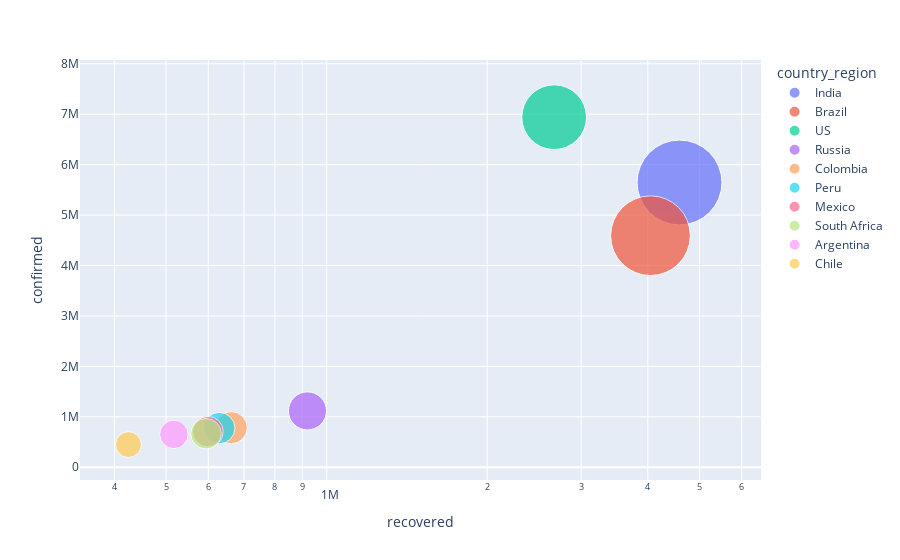

Notebook cell for this chart:
### Code cell
#Active Cases
top_10_recovered = country_df.sort_values(by="recovered", ascending=False).head(10)
fig = px.scatter(top_10_recovered, 
                 x="recovered", y="confirmed",size="recovered", color="country_region",
                 hover_name="country_region", log_x=True, size_max=60)
fig.show()

### Figure 1 — Plotly figure (JSON) as saved in the notebook; plotly's stock layout.template omitted (floating-point values rounded to 4 significant figures)
{"data": [{"hovertemplate": "<b>%{hovertext}</b><br><br>country_region=India<br>recovered=%{marker.size}<br>confirmed=%{y}<extra></extra>", "hovertext": ["India"], "legendgroup": "India", "marker": {"color": "#636efa", "size": [4587613], "sizemode": "area", "sizeref": 1274.0, "symbol": "circle"}, "mode": "markers", "name": "India", "orientation": "v", "showlegend": true, "type": "scatter", "x": [4587613], "xaxis": "x", "y": [5646010], "yaxis": "y"}, {"hovertemplate": "<b>%{hovertext}</b><br><br>country_region=Brazil<br>recovered=%{marker.size}<br>confirmed=%{y}<extra></extra>", "hovertext": ["Brazil"], "legendgroup": "Brazil", "marker": {"color": "#EF553B", "size": [4046827], "sizemode": "area", "sizeref": 1274.0, "symbol": "circle"}, "mode": "markers", "name": "Brazil", "orientation": "v", "showlegend": true, "type": "scatter", "x": [4046827], "xaxis": "x", "y": [4591364], "yaxis": "y"}, {"hovertemplate": "<b>%{hovertext}</b><br><br>country_region=US<br>recovered=%{marker.size}<br>confirmed=%{y}<extra></extra>", "hovertext": ["US"], "legendgroup": "US", "marker": {"color": "#00cc96", "size": [2670256], "sizemode": "area", "sizeref": 1274.0, "symbol": "circle"}, "mode": "markers", "name": "US", "orientation": "v", "showlegend": true, "type": "scatter", "x": [2670256], "xaxis": "x", "y": [6940721], "yaxis": "y"}, {"hovertemplate": "<b>%{hovertext}</b><br><br>country_region=Russia<br>recovered=%{marker.size}<br>confirmed=%{y}<extra></extra>", "hovertext": ["Russia"], "legendgroup": "Russia", "marker": {"color": "#ab63fa", "size": [920602], "sizemode": "area", "sizeref": 1274.0, "symbol": "circle"}, "mode": "markers", "name": "Russia", "orientation": "v", "showlegend": true, "type": "scatter", "x": [920602], "xaxis": "x", "y": [1117487], "yaxis": "y"}, {"hovertemplate": "<b>%{hovertext}</b><br><br>country_region=Colombia<br>recovered=%{marker.size}<br>confirmed=%{y}<extra></extra>", "hovertext": ["Colombia"], "legendgroup": "Colombia", "marker": {"color": "#FFA15A", "size": [662277], "sizemode": "area", "sizeref": 1274.0, "symbol": "circle"}, "mode": "markers", "name": "Colombia", "orientation": "v", "showlegend": true, "type": "scatter", "x": [662277], "xaxis": "x", "y": [784268], "yaxis": "y"}, {"hovertemplate": "<b>%{hovertext}</b><br><br>country_region=Peru<br>recovered=%{marker.size}<br>confirmed=%{y}<extra></extra>", "hovertext": ["Peru"], "legendgroup": "Peru", "marker": {"color": "#19d3f3", "size": [629094], "sizemode": "area", "sizeref": 1274.0, "symbol": "circle"}, "mode": "markers", "name": "Peru", "orientation": "v", "showlegend": true, "type": "scatter", "x": [629094], "xaxis": "x", "y": [776546], "yaxis": "y"}, {"hovertemplate": "<b>%{hovertext}</b><br><br>country_region=Mexico<br>recovered=%{marker.size}<br>confirmed=%{y}<extra></extra>", "hovertext": ["Mexico"], "legendgroup": "Mexico", "marker": {"color": "#FF6692", "size": [598953], "sizemode": "area", "sizeref": 1274.0, "symbol": "circle"}, "mode": "markers", "name": "Mexico", "orientation": "v", "showlegend": true, "type": "scatter", "x": [598953], "xaxis": "x", "y": [705263], "yaxis": "y"}, {"hovertemplate": "<b>%{hovertext}</b><br><br>country_region=South Africa<br>recovered=%{marker.size}<br>confirmed=%{y}<extra></extra>", "hovertext": ["South Africa"], "legendgroup": "South Africa", "marker": {"color": "#B6E880", "size": [594229], "sizemode": "area", "sizeref": 1274.0, "symbol": "circle"}, "mode": "markers", "name": "South Africa", "orientation": "v", "showlegend": true, "type": "scatter", "x": [594229], "xaxis": "x", "y": [665188], "yaxis": "y"}, {"hovertemplate": "<b>%{hovertext}</b><br><br>country_region=Argentina<br>recovered=%{marker.size}<br>confirmed=%{y}<extra></extra>", "hovertext": ["Argentina"], "legendgroup": "Argentina", "marker": {"color": "#FF97FF", "size": [517228], "sizemode": "area", "sizeref": 1274.0, "symbol": "circle"}, "mode": "markers", "name": "Argentina", "orientation": "v", "showlegend": true, "type": "scatter", "x": [517228], "xaxis": "x", "y": [652174], "yaxis": "y"}, {"hovertemplate": "<b>%{hovertext}</b><br><br>country_region=Chile<br>recovered=%{marker.size}<br>confirmed=%{y}<extra></extra>", "hovertext": ["Chile"], "legendgroup": "Chile", "marker": {"color": "#FECB52", "size": [425165], "sizemode": "area", "sizeref": 1274.0, "symbol": "circle"}, "mode": "markers", "name": "Chile", "orientation": "v", "showlegend": true, "type": "scatter", "x": [425165], "xaxis": "x", "y": [449903], "yaxis": "y"}], "layout": {"legend": {"itemsizing": "constant", "title": {"text": "country_region"}, "tracegroupgap": 0}, "margin": {"t": 60}, "xaxis": {"anchor": "y", "domain": [0, 1], "title": {"text": "recovered"}, "type": "log"}, "yaxis": {"anchor": "x", "domain": [0, 1], "title": {"text": "confirmed"}}}}
